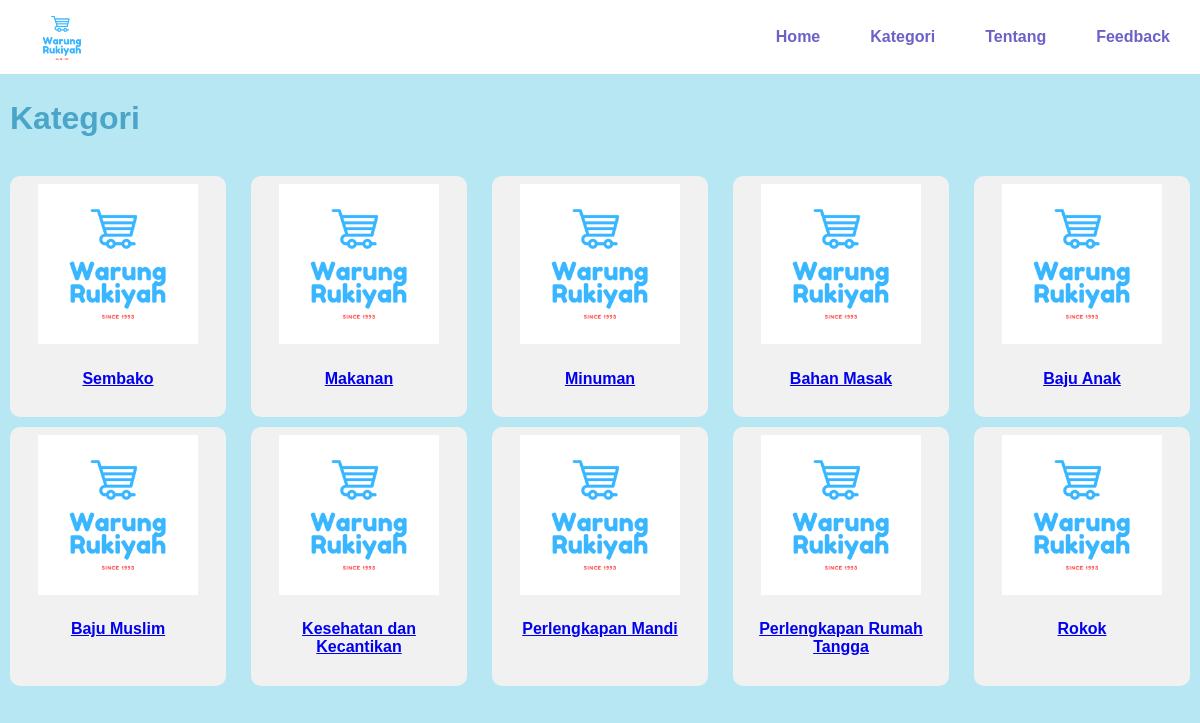
The page /kategori.php on the database its author committed.
### tables this page shows
CREATE TABLE `kategori` (
  `id_kategori` int(11) NOT NULL,
  `bar_id_kategori` int(11) DEFAULT NULL,
  `id_barang` int(11) DEFAULT NULL,
  `nama_kategori` varchar(25) DEFAULT NULL
);

### functions.php (called while the page is built)
<?php
$koneksi = mysqli_connect("localhost","user","Localhost123","warung");
function query($query){
    global $koneksi;
    $result = mysqli_query($koneksi, $query);
    $rows =[];
    while ($row = mysqli_fetch_assoc($result)) {
        $rows[] = $row;
    }
    return $rows;
}
?>

### kategori.php (the view, shortened to what this page needs)
<?php
    require 'functions.php';
    $kategori = query ("select * from kategori");
    ?>
<!DOCTYPE html>
<html lang="en">
<head>
    <link rel="stylesheet" href="style.css">
    <link rel="stylesheet" href="https://cdnjs.cloudflare.com/ajax/libs/font-awesome/4.7.0/css/font-awesome.min.css">
</head>
<body>
<div class="topnavbar">
    <ul>
    <li><img id="logo" src="logo.png" alt="logo" height="100%"></li>
    <div class="menu">
        <li><a href="index.php"><b>Home</b></a></li>
        <li><a href="kategori.php"><b>Kategori</b></a></li>
        <li><a href="tentang.php"><b>Tentang</b></a></li>
        <li><a href="feedback.php"><b>Feedback</b></a></li>
    </div>
    </ul>
    </div>
<div class="container">
<h1>Kategori</h1>
<br>
<center>
<div class="flex-container">
<?php foreach ($kategori as $ktg) : ?>
    <div class="list-kategori">
        <a href=href="produk.php?id=<?php echo $ktg["id_kategori"]; ?>>
        <img src="logo.png" alt="Logo" width="80%">
        <h4><?= $ktg["nama_kategori"] ?></h4></a>
    </div>
    <?php endforeach; ?>
</div>
</div>
</body>
</html>

### style.css (style rules this page uses)
body { margin: 0px 0px ; font-family: Verdana, Geneva, Tahoma, sans-serif; color: rgb(74, 165, 201); background-color: rgb(182, 231, 243); }
.container { margin: 100px 10px; }
.topnavbar { max-width: 1440px; width: 100%; height: 100%; background-color: rgb(107, 97, 199); background-size: cover; margin: auto; text-align: center; }
ul { position: fixed; top: 0; width: 100%; list-style-type: none; margin: 0; padding: 0; overflow: hidden; background-color: rgb(255, 255, 255); max-width: 1440px; }
li { float: left; }
li a { display: inline-block; color: rgb(107, 97, 199); text-align: justify; padding: 28px 20px; margin-right: 10px; text-decoration: none; }
.menu { float: right; }
#logo { margin: 6px 15px 0px 30px; height: 64px; }
.flex-container { display: flex; float: left; width: fit-content; flex-wrap: wrap; justify-content: space-between ; align-items: stretch ; align-content:space-between; background-color: rgb(182, 231, 243); }
.flex-container > div { border-radius: 10px; width: 200px; height: auto; background-color: #f1f1f1; padding: 8px; font-size: auto; margin-bottom: 10px; }

### rows shown on the page
kategori: nama_kategori "Sembako"
kategori: nama_kategori "Makanan"
kategori: nama_kategori "Minuman"
kategori: nama_kategori "Bahan Masak"
kategori: nama_kategori "Baju Anak"
kategori: nama_kategori "Baju Muslim"
kategori: nama_kategori "Kesehatan dan Kecantikan"
kategori: $ktg["id_kategori"] 8 (drawn), nama_kategori "Perlengkapan Mandi"
kategori: nama_kategori "Perlengkapan Rumah Tangga"
kategori: nama_kategori "Rokok"
